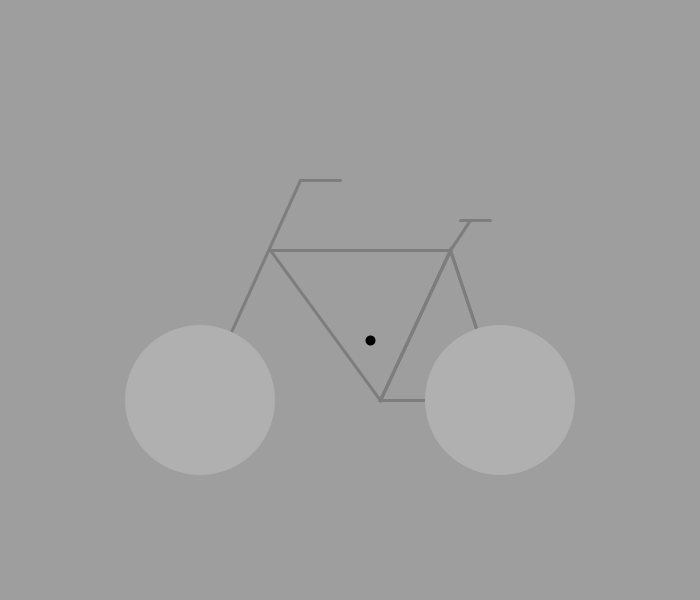
Frame 1 (no input)
Frame 60 (the mouse pressed at the canvas centre just before this capture): identical to frame 1, image omitted
Frame 120 (the mouse held since frame 60 and released just before this capture): identical to frame 1, image omitted

The Processing sketch that drew this single still picture (run headless with seeded random() and noise(); from frame 60 on, the mouse is pressed at the canvas centre):

// Processing sketch: adaptacion_al_contorno_bicicleta
// ── adaptacion_al_contorno_bicicleta.pde
int interval = 40;
int time;
boolean active;
boolean interm;

void setup() {
  size(700, 600);
  background(255);
  time = millis();
}

void draw(){
   background(158);
    bicicleta();
    if(active){
      if(millis()-time > interval){
        if(interm){
          interm = !interm;
          stroke(255);
          strokeWeight(4);
          noFill();
          ellipse(200, 400, 150,150);
          ellipse(500, 400, 150,150);
        }else{
          interm = !interm;
          pushStyle();
          noStroke();
          noFill();
          ellipse(200, 400, 150,150);
          ellipse(500, 400, 150,150);
          popStyle();
        }
      }
    }
}

// Bicicleta dibujada
void bicicleta(){
  strokeWeight(3);
  stroke(125);
  line(200,400,300,180);
  noFill();
  triangle(380,400,450,250,500,400);
  triangle(380,400,450,250,500,400);
  triangle(380,400,450,250,270,250);
  line(300,180,340,180);
  line(450,250,470,220);
  line(460,220,490,220);
  stroke(0);
  strokeWeight(10);
  point(370,340);
  noStroke();
  fill(176);
  ellipse(200, 400, 150,150);
  ellipse(500, 400, 150,150);
}


// Tecla para hacer la interaccion
void keyPressed(){
  if(key == 'f'){
    active = !active;
  }
}
